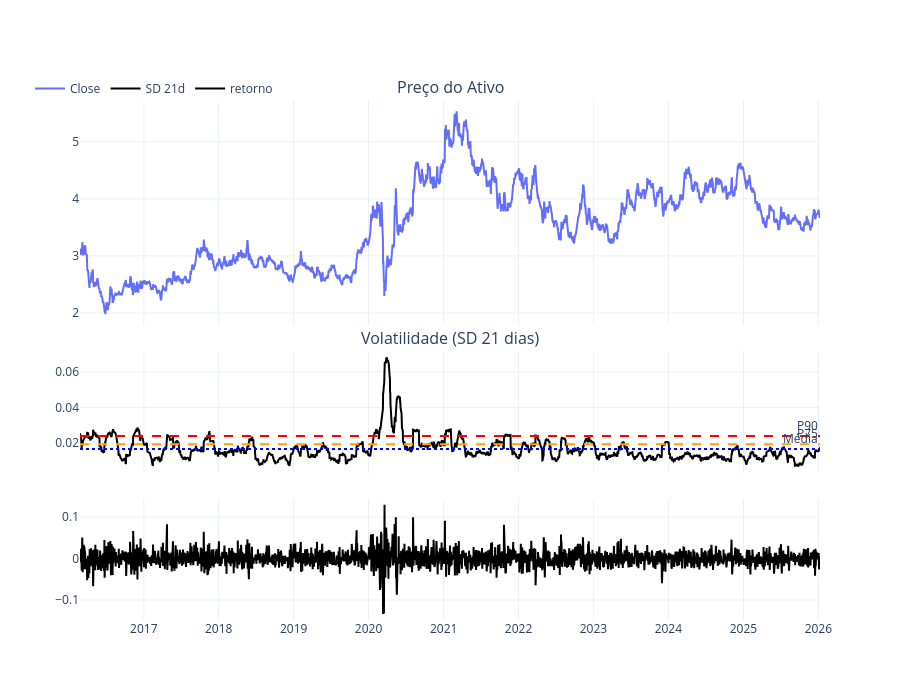

Notebook code for this chart:
### Code cell
# Estatísticas
sd_mean = df['sd'].mean()
sd_p75  = df['sd'].quantile(0.75)
sd_p90  = df['sd'].quantile(0.90)

# Subplots
fig = make_subplots(
    rows=3,
    cols=1,
    shared_xaxes=True,
    vertical_spacing=0.05,
    row_heights=[0.65, 0.35, 0.35],
    subplot_titles=("Preço do Ativo", "Volatilidade (SD 21 dias)")
)

# preço 
fig.add_trace(
    go.Scatter(
        x=df.index,
        y=df['Close'],
        name='Close',
        line=dict(width=2)
    ),
    row=1, col=1
)

# sd
fig.add_trace(
    go.Scatter(
        x=df.index,
        y=df['sd'],
        name='SD 21d',
        line=dict(color='black')
    ),
    row=2, col=1
)

fig.add_trace(
    go.Scatter(
        x=df.index,
        y=df['retorno'],
        name='retorno',
        line=dict(color='black')
    ),
    row=3, col=1
)

# Linhas horizontais SD
fig.add_hline(y=sd_mean, row=2, line_dash="dot",
              line_color="blue", annotation_text="Média")

fig.add_hline(y=sd_p75, row=2, line_dash="dash",
              line_color="orange", annotation_text="P75")

fig.add_hline(y=sd_p90, row=2, line_dash="dash",
              line_color="red", annotation_text="P90")

# Layout
fig.update_layout(
    template="plotly_white",
    hovermode="x unified",
    height=700,
    legend=dict(orientation="h", y=1.05, x=0.1, xanchor="center")
)

fig.show()

### Figure 1 — Plotly figure (JSON) as saved in the notebook; plotly's stock layout.template omitted (floating-point values rounded to 4 significant figures; data arrays with more than 128 entries replaced by an {"elided": "..."} marker saying what was removed)
{"data": [{"line": {"width": 2}, "name": "Close", "type": "scatter", "x": {"elided": "2462 str values"}, "xaxis": "x", "y": {"elided": "2462 float values"}, "yaxis": "y"}, {"line": {"color": "black"}, "name": "SD 21d", "type": "scatter", "x": {"elided": "2462 str values"}, "xaxis": "x2", "y": {"elided": "2462 float values"}, "yaxis": "y2"}, {"line": {"color": "black"}, "name": "retorno", "type": "scatter", "x": {"elided": "2462 str values"}, "xaxis": "x3", "y": {"elided": "2462 float values"}, "yaxis": "y3"}], "layout": {"annotations": [{"font": {"size": 16}, "showarrow": false, "text": "Preço do Ativo", "x": 0.5, "xanchor": "center", "xref": "paper", "y": 1, "yanchor": "bottom", "yref": "paper"}, {"font": {"size": 16}, "showarrow": false, "text": "Volatilidade (SD 21 dias)", "x": 0.5, "xanchor": "center", "xref": "paper", "y": 0.5167, "yanchor": "bottom", "yref": "paper"}, {"showarrow": false, "text": "Média", "x": 1, "xanchor": "right", "xref": "x2 domain", "y": 0.01678, "yanchor": "bottom", "yref": "y2"}, {"showarrow": false, "text": "P75", "x": 1, "xanchor": "right", "xref": "x2 domain", "y": 0.01941, "yanchor": "bottom", "yref": "y2"}, {"showarrow": false, "text": "P90", "x": 1, "xanchor": "right", "xref": "x2 domain", "y": 0.02397, "yanchor": "bottom", "yref": "y2"}], "height": 700, "hovermode": "x unified", "legend": {"orientation": "h", "x": 0.1, "xanchor": "center", "y": 1.05}, "shapes": [{"line": {"color": "blue", "dash": "dot"}, "type": "line", "x0": 0, "x1": 1, "xref": "x2 domain", "y0": 0.01678, "y1": 0.01678, "yref": "y2"}, {"line": {"color": "orange", "dash": "dash"}, "type": "line", "x0": 0, "x1": 1, "xref": "x2 domain", "y0": 0.01941, "y1": 0.01941, "yref": "y2"}, {"line": {"color": "red", "dash": "dash"}, "type": "line", "x0": 0, "x1": 1, "xref": "x2 domain", "y0": 0.02397, "y1": 0.02397, "yref": "y2"}], "xaxis": {"anchor": "y", "domain": [0, 1], "matches": "x3", "showticklabels": false}, "xaxis2": {"anchor": "y2", "domain": [0, 1], "matches": "x3", "showticklabels": false}, "xaxis3": {"anchor": "y3", "domain": [0, 1]}, "yaxis": {"anchor": "x", "domain": [0.5667, 1]}, "yaxis2": {"anchor": "x2", "domain": [0.2833, 0.5167]}, "yaxis3": {"anchor": "x3", "domain": [0, 0.2333]}}}
